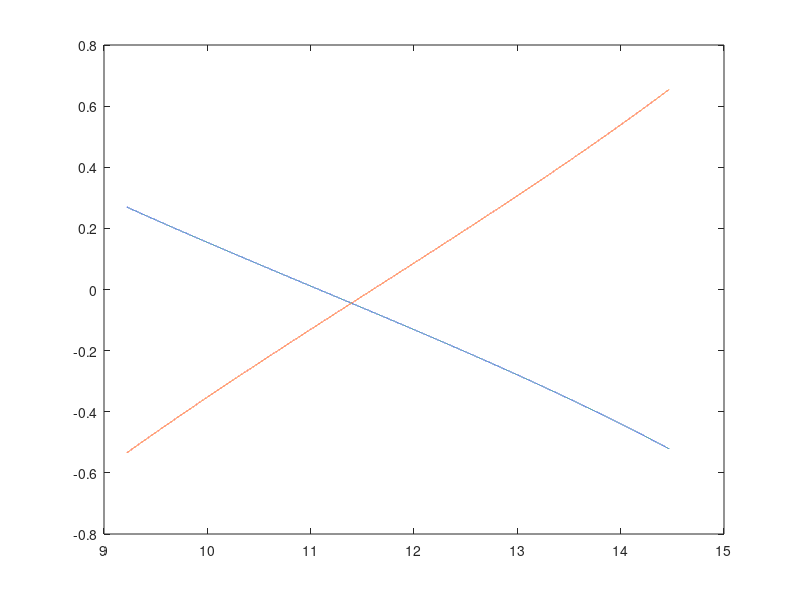

Write MATLAB code to recreate this figure.
clear all;
clc;
x=9.22:0.0001:14.47;
s=size(x);
y1=cot(0.14178*x);
y2=(-1)*1.6*cot(0.1354*x);
figure(1)
plot(x,y1,x,y2)
l=y1-y2;

for i=1:s(1,2)
    if ((l(1,i)<0.000001)&&(l(1,i)>-0.000001))
         k=i;
    end
end
theta=x(1,k)